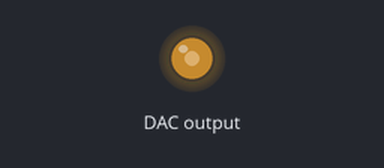
A sketch run on a simulated ESP32. On the bench: output pins drawn as LEDs (lit = HIGH). Wiring (inferred from the names in the program): MCP4725 DAC at I2C address 0x62. What the sketch prints to the serial monitor is not drawn.

Above: at 0.1 s.
Timing chart, 0 to 1.6 s (numbered marks = the images above):
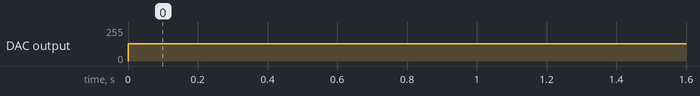

The sketch:

MCP4725_test.ino
```cpp
#include <Wire.h>

#define MCP4725_ADDR 0x62  // MCP4725 default I2C address (7-bit)

void setup() {
  Wire.begin();  // Initialize I2C
  Serial.begin(115200);  // Initialize serial communication for debugging
}

void loop() {
  uint16_t dac_value = 2048;  // Example: mid-scale value for 12-bit (0 to 4095)

  MCP4725_SetOutput(dac_value);  // Set DAC output

  delay(1000);  // Wait for 1 second before setting new value
}

// Function to set the DAC output value (12-bit)
void MCP4725_SetOutput(uint16_t dac_value) {
  Wire.beginTransmission(MCP4725_ADDR);  // Start communication with MCP4725

  // Send command byte (fast mode, no EEPROM write)
  Wire.write(0x40);

  // Send the 12-bit DAC value (2 bytes)
  Wire.write(dac_value >> 4);          // Upper 8 bits
  Wire.write((dac_value << 4) & 0xF0); // Lower 4 bits

  Wire.endTransmission();  // End communication

  Serial.print("DAC Value Set: ");
  Serial.println(dac_value);  // Print the value to Serial Monitor for debugging
}
```

Measured:
- by itself, DAC output: 0/255 → 128/255 at 0.00 s
